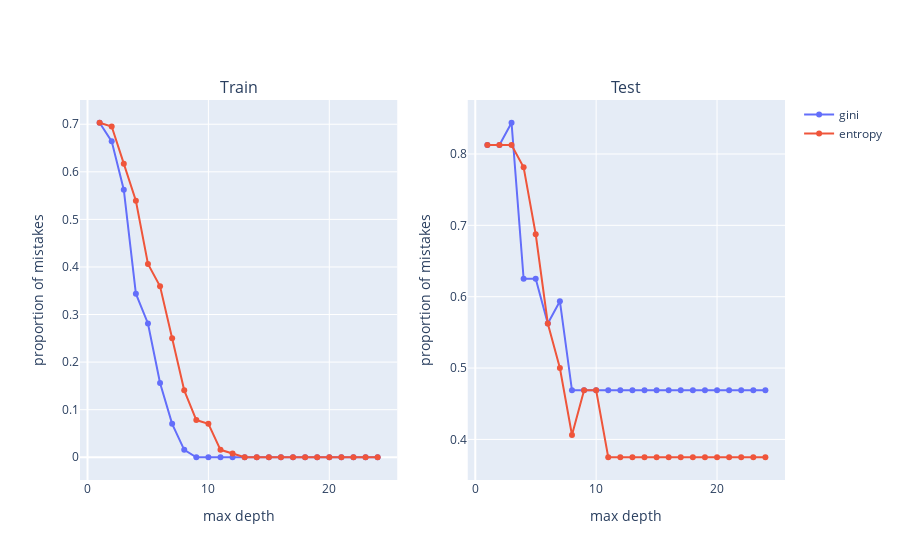

The notebook cell this image was saved under:
### Code cell
# plot of proportions of mistakes

# params
range_depth = np.arange(1, 25)
X, y = data[:, :2], data[:, -1]

# split data
X_train, X_test, y_train, y_test = train_test_split(
    X, y,
    test_size=.2,
    random_state=12365478
)

dict_error = {
    "gini": {"train": [], "test": [], "color": "#636EFA"},
    "entropy": {"train": [], "test": [], "color": "#EF553B"},
}

dict_data = {
    "train": {"X": X_train, "y": y_train},
    "test": {"X": X_test, "y": y_test}
}

for depth in range_depth:
    for impurity_measure in dict_error:
        # init / fit model
        classifier = DecisionTreeClassifier(
            criterion=impurity_measure,
            max_depth=depth,
            random_state=0
        )
        classifier.fit(X_train, y_train)

        for error_type, Xy in dict_data.items():
            y_true = Xy["y"]
            y_predicted = classifier.predict(Xy["X"])

            # compute / store error
            error = 1 - accuracy_score(y_true, y_predicted)
            dict_error[impurity_measure][error_type].append(error)

# plot
fig = make_subplots(
    rows=1, cols=2,
    subplot_titles=["Train", "Test"]
)

for i, error_type in enumerate(["train", "test"]):
    for impurity_measure in ["gini", "entropy"]:
        fig.add_trace(
            go.Scatter(
                x=range_depth,
                y=dict_error[impurity_measure][error_type],
                marker_color=dict_error[impurity_measure]["color"],
                name=impurity_measure,
                mode="lines+markers",
                showlegend=True if i == 0 else False
            ),
            row=1, col=i+1
        )

        fig.update_xaxes(
            title="max depth", 
            row=1, col=i+1
        )

        fig.update_yaxes(
            title="proportion of mistakes", 
            row=1, col=i+1
        )

fig.show()

### Figure 1 — Plotly figure (JSON) as saved in the notebook; plotly's stock layout.template omitted (floating-point values rounded to 4 significant figures)
{"data": [{"marker": {"color": "#636EFA"}, "mode": "lines+markers", "name": "gini", "showlegend": true, "type": "scatter", "x": [1, 2, 3, 4, 5, 6, 7, 8, 9, 10, 11, 12, 13, 14, 15, 16, 17, 18, 19, 20, 21, 22, 23, 24], "xaxis": "x", "y": [0.7031, 0.6641, 0.5625, 0.3438, 0.2812, 0.1562, 0.07031, 0.01562, 0, 0, 0, 0, 0, 0, 0, 0, 0, 0, 0, 0, 0, 0, 0, 0], "yaxis": "y"}, {"marker": {"color": "#EF553B"}, "mode": "lines+markers", "name": "entropy", "showlegend": true, "type": "scatter", "x": [1, 2, 3, 4, 5, 6, 7, 8, 9, 10, 11, 12, 13, 14, 15, 16, 17, 18, 19, 20, 21, 22, 23, 24], "xaxis": "x", "y": [0.7031, 0.6953, 0.6172, 0.5391, 0.4062, 0.3594, 0.25, 0.1406, 0.07812, 0.07031, 0.01562, 0.007812, 0, 0, 0, 0, 0, 0, 0, 0, 0, 0, 0, 0], "yaxis": "y"}, {"marker": {"color": "#636EFA"}, "mode": "lines+markers", "name": "gini", "showlegend": false, "type": "scatter", "x": [1, 2, 3, 4, 5, 6, 7, 8, 9, 10, 11, 12, 13, 14, 15, 16, 17, 18, 19, 20, 21, 22, 23, 24], "xaxis": "x2", "y": [0.8125, 0.8125, 0.8438, 0.625, 0.625, 0.5625, 0.5938, 0.4688, 0.4688, 0.4688, 0.4688, 0.4688, 0.4688, 0.4688, 0.4688, 0.4688, 0.4688, 0.4688, 0.4688, 0.4688, 0.4688, 0.4688, 0.4688, 0.4688], "yaxis": "y2"}, {"marker": {"color": "#EF553B"}, "mode": "lines+markers", "name": "entropy", "showlegend": false, "type": "scatter", "x": [1, 2, 3, 4, 5, 6, 7, 8, 9, 10, 11, 12, 13, 14, 15, 16, 17, 18, 19, 20, 21, 22, 23, 24], "xaxis": "x2", "y": [0.8125, 0.8125, 0.8125, 0.7812, 0.6875, 0.5625, 0.5, 0.4062, 0.4688, 0.4688, 0.375, 0.375, 0.375, 0.375, 0.375, 0.375, 0.375, 0.375, 0.375, 0.375, 0.375, 0.375, 0.375, 0.375], "yaxis": "y2"}], "layout": {"annotations": [{"font": {"size": 16}, "showarrow": false, "text": "Train", "x": 0.225, "xanchor": "center", "xref": "paper", "y": 1, "yanchor": "bottom", "yref": "paper"}, {"font": {"size": 16}, "showarrow": false, "text": "Test", "x": 0.775, "xanchor": "center", "xref": "paper", "y": 1, "yanchor": "bottom", "yref": "paper"}], "xaxis": {"anchor": "y", "domain": [0, 0.45], "title": {"text": "max depth"}}, "xaxis2": {"anchor": "y2", "domain": [0.55, 1], "title": {"text": "max depth"}}, "yaxis": {"anchor": "x", "domain": [0, 1], "title": {"text": "proportion of mistakes"}}, "yaxis2": {"anchor": "x2", "domain": [0, 1], "title": {"text": "proportion of mistakes"}}}}
